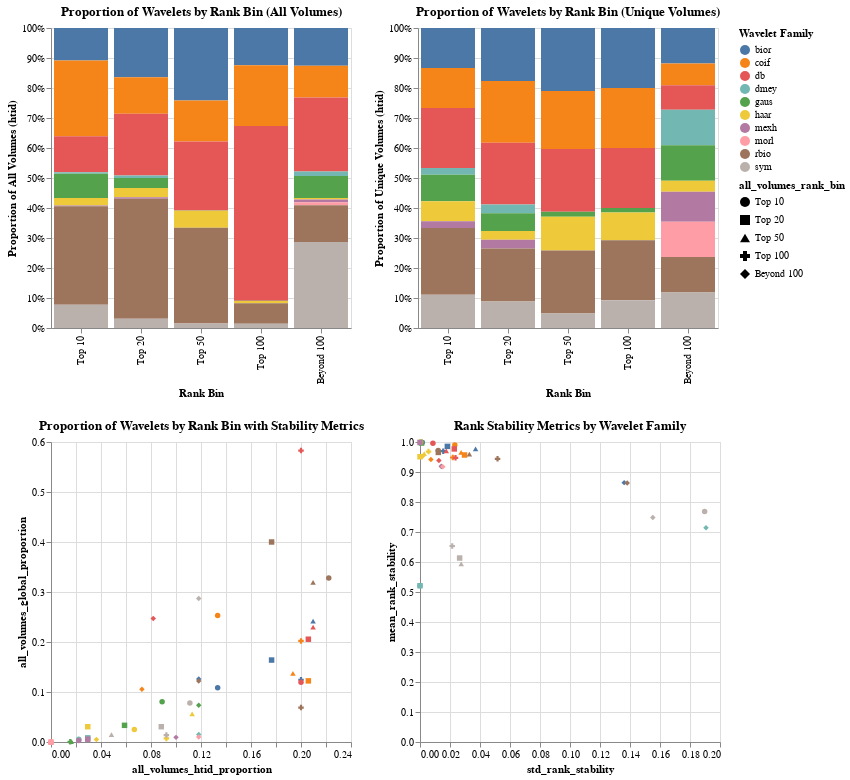

The notebook cell saved with this chart:
### Code cell
# Add rank bins to the data
combined_volume_df['all_volumes_rank_bin'] = pd.cut(
    combined_volume_df ['combined_final_wavelet_rank'],
    bins=[0, 10, 20, 50, 100, combined_volume_df ['combined_final_wavelet_rank'].max()],
    labels=['Top 10', 'Top 20', 'Top 50', 'Top 100', 'Beyond 100']
)

# Add unique htid count and stability metrics to the summary
final_rank_bin_summary = combined_volume_df .groupby(['wavelet_family', 'all_volumes_rank_bin']).agg(
    count=('combined_final_wavelet_rank', 'count'),
    unique_htid=('htid', 'nunique'),  # Count of unique volumes (htid)
    mean_rank_stability=('rank_stability', 'mean'),  # Mean rank stability
    std_rank_stability=('rank_stability', 'std')  # Standard deviation of rank stability
).reset_index()

final_rank_bin_summary[f'all_volumes_global_proportion'] = final_rank_bin_summary['count'] / final_rank_bin_summary.groupby(f'all_volumes_rank_bin')['count'].transform('sum')
final_rank_bin_summary[f'all_volumes_htid_proportion'] = final_rank_bin_summary['unique_htid'] / final_rank_bin_summary.groupby(f'all_volumes_rank_bin')['unique_htid'].transform('sum')

# Sort order for consistent visualization
sort_order = ['Top 10', 'Top 20', 'Top 50', 'Top 100', 'Beyond 100']

selection = alt.selection_multi(fields=['wavelet_family'], bind='legend')
# Create a bar chart to include rank stability metrics
global_chart = alt.Chart(final_rank_bin_summary).mark_bar().encode(
    x=alt.X('all_volumes_rank_bin:N', title='Rank Bin', sort=sort_order),
    y=alt.Y('all_volumes_global_proportion:Q', title='Proportion of All Volumes (htid)', stack='normalize'),
    color=alt.Color('wavelet_family:N', title='Wavelet Family', scale=alt.Scale(scheme='tableau10')),
    tooltip=[
        'wavelet_family',
        'all_volumes_rank_bin',
        'count',
        'all_volumes_global_proportion',
        'unique_htid',
        'all_volumes_htid_proportion',
        'mean_rank_stability',
        'std_rank_stability'
    ],
	opacity=alt.condition(selection, alt.value(1), alt.value(0.2))
).add_params(selection).properties(
    title='Proportion of Wavelets by Rank Bin (All Volumes)',
    width=300,
    height=300
)

htid_chart = alt.Chart(final_rank_bin_summary).mark_bar().encode(
    x=alt.X('all_volumes_rank_bin:N', title='Rank Bin', sort=sort_order),
    y=alt.Y('all_volumes_htid_proportion:Q', title='Proportion of Unique Volumes (htid)', stack='normalize'),
    color=alt.Color('wavelet_family:N', title='Wavelet Family', scale=alt.Scale(scheme='tableau10')),
    tooltip=[
        'wavelet_family',
        'all_volumes_rank_bin',
        'count',
        'all_volumes_global_proportion',
        'unique_htid',
        'all_volumes_htid_proportion',
        'mean_rank_stability',
        'std_rank_stability'
    ],
	opacity=alt.condition(selection, alt.value(1), alt.value(0.2))
).add_params(selection).properties(
    title='Proportion of Wavelets by Rank Bin (Unique Volumes)',
    width=300,
    height=300
)

# Scatter plot for rank stability metrics
htid_global_chart = alt.Chart(final_rank_bin_summary).mark_point(filled=True).encode(
    x='all_volumes_htid_proportion:Q',
    y='all_volumes_global_proportion:Q',
    color='wavelet_family:N',
    tooltip=[
        'wavelet_family', 
        'all_volumes_rank_bin', 
        'count', 
        'all_volumes_global_proportion', 
        'unique_htid', 
        'all_volumes_htid_proportion', 
        'mean_rank_stability', 
        'std_rank_stability'
    ],
    shape=alt.Shape('all_volumes_rank_bin:N', sort=sort_order),
	opacity=alt.condition(selection, alt.value(1), alt.value(0.2))
).add_params(selection).properties(
    title='Proportion of Wavelets by Rank Bin with Stability Metrics',
    width=300,
    height=300
)

stability_chart = alt.Chart(final_rank_bin_summary).mark_point(filled=True).encode(
	y='mean_rank_stability:Q',
	x='std_rank_stability:Q',
	color='wavelet_family:N',
	tooltip=[
		'wavelet_family', 
		'all_volumes_rank_bin',
		'count',
		'all_volumes_global_proportion',
		'unique_htid',
		'all_volumes_htid_proportion',
		'mean_rank_stability',
		'std_rank_stability'
	],
	opacity=alt.condition(selection, alt.value(1), alt.value(0.2)),
	shape=alt.Shape('all_volumes_rank_bin:N', sort=sort_order)
).add_params(selection).properties(
	title='Rank Stability Metrics by Wavelet Family',
	width=300,
	height=300
)

# Combine charts
alt.vconcat(alt.hconcat(global_chart, htid_chart), alt.hconcat(htid_global_chart, stability_chart))

### Figure 1 — Vega-Lite specification as saved in the notebook (floating-point values rounded to 4 significant figures)
{"config": {"view": {"continuousWidth": 300, "continuousHeight": 300}}, "vconcat": [{"hconcat": [{"mark": {"type": "bar"}, "encoding": {"color": {"field": "wavelet_family", "scale": {"scheme": "tableau10"}, "title": "Wavelet Family", "type": "nominal"}, "opacity": {"condition": {"param": "param_5", "value": 1}, "value": 0.2}, "tooltip": [{"field": "wavelet_family", "type": "nominal"}, {"field": "all_volumes_rank_bin", "type": "ordinal"}, {"field": "count", "type": "quantitative"}, {"field": "all_volumes_global_proportion", "type": "quantitative"}, {"field": "unique_htid", "type": "quantitative"}, {"field": "all_volumes_htid_proportion", "type": "quantitative"}, {"field": "mean_rank_stability", "type": "quantitative"}, {"field": "std_rank_stability", "type": "quantitative"}], "x": {"field": "all_volumes_rank_bin", "sort": ["Top 10", "Top 20", "Top 50", "Top 100", "Beyond 100"], "title": "Rank Bin", "type": "nominal"}, "y": {"field": "all_volumes_global_proportion", "stack": "normalize", "title": "Proportion of All Volumes (htid)", "type": "quantitative"}}, "height": 300, "name": "view_9", "title": "Proportion of Wavelets by Rank Bin (All Volumes)", "width": 300}, {"mark": {"type": "bar"}, "encoding": {"color": {"field": "wavelet_family", "scale": {"scheme": "tableau10"}, "title": "Wavelet Family", "type": "nominal"}, "opacity": {"condition": {"param": "param_5", "value": 1}, "value": 0.2}, "tooltip": [{"field": "wavelet_family", "type": "nominal"}, {"field": "all_volumes_rank_bin", "type": "ordinal"}, {"field": "count", "type": "quantitative"}, {"field": "all_volumes_global_proportion", "type": "quantitative"}, {"field": "unique_htid", "type": "quantitative"}, {"field": "all_volumes_htid_proportion", "type": "quantitative"}, {"field": "mean_rank_stability", "type": "quantitative"}, {"field": "std_rank_stability", "type": "quantitative"}], "x": {"field": "all_volumes_rank_bin", "sort": ["Top 10", "Top 20", "Top 50", "Top 100", "Beyond 100"], "title": "Rank Bin", "type": "nominal"}, "y": {"field": "all_volumes_htid_proportion", "stack": "normalize", "title": "Proportion of Unique Volumes (htid)", "type": "quantitative"}}, "height": 300, "name": "view_10", "title": "Proportion of Wavelets by Rank Bin (Unique Volumes)", "width": 300}]}, {"hconcat": [{"mark": {"type": "point", "filled": true}, "encoding": {"color": {"field": "wavelet_family", "type": "nominal"}, "opacity": {"condition": {"param": "param_5", "value": 1}, "value": 0.2}, "shape": {"field": "all_volumes_rank_bin", "sort": ["Top 10", "Top 20", "Top 50", "Top 100", "Beyond 100"], "type": "nominal"}, "tooltip": [{"field": "wavelet_family", "type": "nominal"}, {"field": "all_volumes_rank_bin", "type": "ordinal"}, {"field": "count", "type": "quantitative"}, {"field": "all_volumes_global_proportion", "type": "quantitative"}, {"field": "unique_htid", "type": "quantitative"}, {"field": "all_volumes_htid_proportion", "type": "quantitative"}, {"field": "mean_rank_stability", "type": "quantitative"}, {"field": "std_rank_stability", "type": "quantitative"}], "x": {"field": "all_volumes_htid_proportion", "type": "quantitative"}, "y": {"field": "all_volumes_global_proportion", "type": "quantitative"}}, "height": 300, "name": "view_11", "title": "Proportion of Wavelets by Rank Bin with Stability Metrics", "width": 300}, {"mark": {"type": "point", "filled": true}, "encoding": {"color": {"field": "wavelet_family", "type": "nominal"}, "opacity": {"condition": {"param": "param_5", "value": 1}, "value": 0.2}, "shape": {"field": "all_volumes_rank_bin", "sort": ["Top 10", "Top 20", "Top 50", "Top 100", "Beyond 100"], "type": "nominal"}, "tooltip": [{"field": "wavelet_family", "type": "nominal"}, {"field": "all_volumes_rank_bin", "type": "ordinal"}, {"field": "count", "type": "quantitative"}, {"field": "all_volumes_global_proportion", "type": "quantitative"}, {"field": "unique_htid", "type": "quantitative"}, {"field": "all_volumes_htid_proportion", "type": "quantitative"}, {"field": "mean_rank_stability", "type": "quantitative"}, {"field": "std_rank_stability", "type": "quantitative"}], "x": {"field": "std_rank_stability", "type": "quantitative"}, "y": {"field": "mean_rank_stability", "type": "quantitative"}}, "height": 300, "name": "view_12", "title": "Rank Stability Metrics by Wavelet Family", "width": 300}]}], "data": {"name": "data-943377e094577d3cb6441935c5cd6f70"}, "params": [{"name": "param_5", "select": {"type": "point", "fields": ["wavelet_family"]}, "bind": "legend", "views": ["view_9", "view_10", "view_11", "view_12"]}], "$schema": "https://vega.github.io/schema/vega-lite/v5.8.0.json", "datasets": {"data-943377e094577d3cb6441935c5cd6f70": [{"wavelet_family": "bior", "all_volumes_rank_bin": "Top 10", "count": 39, "unique_htid": 6, "mean_rank_stability": 0.9987, "std_rank_stability": 0.001512, "all_volumes_global_proportion": 0.1083, "all_volumes_htid_proportion": 0.1333}, {"wavelet_family": "bior", "all_volumes_rank_bin": "Top 20", "count": 59, "unique_htid": 6, "mean_rank_stability": 0.9854, "std_rank_stability": 0.01823, "all_volumes_global_proportion": 0.1639, "all_volumes_htid_proportion": 0.1765}, {"wavelet_family": "bior", "all_volumes_rank_bin": "Top 50", "count": 261, "unique_htid": 13, "mean_rank_stability": 0.9768, "std_rank_stability": 0.03704, "all_volumes_global_proportion": 0.2417, "all_volumes_htid_proportion": 0.2097}, {"wavelet_family": "bior", "all_volumes_rank_bin": "Top 100", "count": 224, "unique_htid": 13, "mean_rank_stability": 0.9693, "std_rank_stability": 0.01549, "all_volumes_global_proportion": 0.1244, "all_volumes_htid_proportion": 0.2}, {"wavelet_family": "bior", "all_volumes_rank_bin": "Beyond 100", "count": 448, "unique_htid": 13, "mean_rank_stability": 0.8646, "std_rank_stability": 0.1361, "all_volumes_global_proportion": 0.1258, "all_volumes_htid_proportion": 0.1182}, {"wavelet_family": "coif", "all_volumes_rank_bin": "Top 10", "count": 91, "unique_htid": 6, "mean_rank_stability": 0.99, "std_rank_stability": 0.02322, "all_volumes_global_proportion": 0.2528, "all_volumes_htid_proportion": 0.1333}, {"wavelet_family": "coif", "all_volumes_rank_bin": "Top 20", "count": 44, "unique_htid": 7, "mean_rank_stability": 0.9567, "std_rank_stability": 0.02967, "all_volumes_global_proportion": 0.1222, "all_volumes_htid_proportion": 0.2059}, {"wavelet_family": "coif", "all_volumes_rank_bin": "Top 50", "count": 148, "unique_htid": 12, "mean_rank_stability": 0.9651, "std_rank_stability": 0.02742, "all_volumes_global_proportion": 0.137, "all_volumes_htid_proportion": 0.1935}, {"wavelet_family": "coif", "all_volumes_rank_bin": "Top 100", "count": 364, "unique_htid": 13, "mean_rank_stability": 0.9484, "std_rank_stability": 0.02183, "all_volumes_global_proportion": 0.2022, "all_volumes_htid_proportion": 0.2}, {"wavelet_family": "coif", "all_volumes_rank_bin": "Beyond 100", "count": 376, "unique_htid": 8, "mean_rank_stability": 0.9419, "std_rank_stability": 0.007265, "all_volumes_global_proportion": 0.1056, "all_volumes_htid_proportion": 0.07273}, {"wavelet_family": "db", "all_volumes_rank_bin": "Top 10", "count": 43, "unique_htid": 9, "mean_rank_stability": 0.996, "std_rank_stability": 0.00861, "all_volumes_global_proportion": 0.1194, "all_volumes_htid_proportion": 0.2}, {"wavelet_family": "db", "all_volumes_rank_bin": "Top 20", "count": 74, "unique_htid": 7, "mean_rank_stability": 0.9769, "std_rank_stability": 0.02286, "all_volumes_global_proportion": 0.2056, "all_volumes_htid_proportion": 0.2059}, {"wavelet_family": "db", "all_volumes_rank_bin": "Top 50", "count": 248, "unique_htid": 13, "mean_rank_stability": 0.9706, "std_rank_stability": 0.01751, "all_volumes_global_proportion": 0.2296, "all_volumes_htid_proportion": 0.2097}, {"wavelet_family": "db", "all_volumes_rank_bin": "Top 100", "count": 1049, "unique_htid": 13, "mean_rank_stability": 0.9472, "std_rank_stability": 0.02367, "all_volumes_global_proportion": 0.5828, "all_volumes_htid_proportion": 0.2}, {"wavelet_family": "db", "all_volumes_rank_bin": "Beyond 100", "count": 879, "unique_htid": 9, "mean_rank_stability": 0.9381, "std_rank_stability": 0.01259, "all_volumes_global_proportion": 0.2469, "all_volumes_htid_proportion": 0.08182}, {"wavelet_family": "dmey", "all_volumes_rank_bin": "Top 10", "count": 2, "unique_htid": 1, "mean_rank_stability": 0.5207, "std_rank_stability": 0.0, "all_volumes_global_proportion": 0.005556, "all_volumes_htid_proportion": 0.02222}, {"wavelet_family": "dmey", "all_volumes_rank_bin": "Top 20", "count": 3, "unique_htid": 1, "mean_rank_stability": 0.5209, "std_rank_stability": 0.0, "all_volumes_global_proportion": 0.008333, "all_volumes_htid_proportion": 0.02941}, {"wavelet_family": "dmey", "all_volumes_rank_bin": "Top 50", "count": 0, "unique_htid": 0, "mean_rank_stability": null, "std_rank_stability": null, "all_volumes_global_proportion": 0.0, "all_volumes_htid_proportion": 0.0}, {"wavelet_family": "dmey", "all_volumes_rank_bin": "Top 100", "count": 0, "unique_htid": 0, "mean_rank_stability": null, "std_rank_stability": null, "all_volumes_global_proportion": 0.0, "all_volumes_htid_proportion": 0.0}, {"wavelet_family": "dmey", "all_volumes_rank_bin": "Beyond 100", "count": 53, "unique_htid": 13, "mean_rank_stability": 0.7142, "std_rank_stability": 0.1907, "all_volumes_global_proportion": 0.01489, "all_volumes_htid_proportion": 0.1182}, {"wavelet_family": "gaus", "all_volumes_rank_bin": "Top 10", "count": 29, "unique_htid": 4, "mean_rank_stability": 0.9998, "std_rank_stability": 0.0006407, "all_volumes_global_proportion": 0.08056, "all_volumes_htid_proportion": 0.08889}, {"wavelet_family": "gaus", "all_volumes_rank_bin": "Top 20", "count": 12, "unique_htid": 2, "mean_rank_stability": 0.9966, "std_rank_stability": 0.001041, "all_volumes_global_proportion": 0.03333, "all_volumes_htid_proportion": 0.05882}, {"wavelet_family": "gaus", "all_volumes_rank_bin": "Top 50", "count": 1, "unique_htid": 1, "mean_rank_stability": 0.9918, "std_rank_stability": null, "all_volumes_global_proportion": 0.0009259, "all_volumes_htid_proportion": 0.01613}, {"wavelet_family": "gaus", "all_volumes_rank_bin": "Top 100", "count": 1, "unique_htid": 1, "mean_rank_stability": 0.9817, "std_rank_stability": null, "all_volumes_global_proportion": 0.0005556, "all_volumes_htid_proportion": 0.01538}, {"wavelet_family": "gaus", "all_volumes_rank_bin": "Beyond 100", "count": 262, "unique_htid": 13, "mean_rank_stability": 0.9179, "std_rank_stability": 0.01439, "all_volumes_global_proportion": 0.0736, "all_volumes_htid_proportion": 0.1182}, {"wavelet_family": "haar", "all_volumes_rank_bin": "Top 10", "count": 9, "unique_htid": 3, "mean_rank_stability": 0.9996, "std_rank_stability": 0.0003669, "all_volumes_global_proportion": 0.025, "all_volumes_htid_proportion": 0.06667}, {"wavelet_family": "haar", "all_volumes_rank_bin": "Top 20", "count": 11, "unique_htid": 1, "mean_rank_stability": 0.9508, "std_rank_stability": 0.0, "all_volumes_global_proportion": 0.03056, "all_volumes_htid_proportion": 0.02941}, {"wavelet_family": "haar", "all_volumes_rank_bin": "Top 50", "count": 61, "unique_htid": 7, "mean_rank_stability": 0.9615, "std_rank_stability": 0.002816, "all_volumes_global_proportion": 0.05648, "all_volumes_htid_proportion": 0.1129}, {"wavelet_family": "haar", "all_volumes_rank_bin": "Top 100", "count": 13, "unique_htid": 6, "mean_rank_stability": 0.968, "std_rank_stability": 0.005673, "all_volumes_global_proportion": 0.007222, "all_volumes_htid_proportion": 0.09231}, {"wavelet_family": "haar", "all_volumes_rank_bin": "Beyond 100", "count": 17, "unique_htid": 4, "mean_rank_stability": 0.9527, "std_rank_stability": 0.001763, "all_volumes_global_proportion": 0.004775, "all_volumes_htid_proportion": 0.03636}, {"wavelet_family": "mexh", "all_volumes_rank_bin": "Top 10", "count": 1, "unique_htid": 1, "mean_rank_stability": 0.9962, "std_rank_stability": null, "all_volumes_global_proportion": 0.002778, "all_volumes_htid_proportion": 0.02222}, {"wavelet_family": "mexh", "all_volumes_rank_bin": "Top 20", "count": 2, "unique_htid": 1, "mean_rank_stability": 0.9984, "std_rank_stability": 0.0, "all_volumes_global_proportion": 0.005556, "all_volumes_htid_proportion": 0.02941}, {"wavelet_family": "mexh", "all_volumes_rank_bin": "Top 50", "count": 0, "unique_htid": 0, "mean_rank_stability": null, "std_rank_stability": null, "all_volumes_global_proportion": 0.0, "all_volumes_htid_proportion": 0.0}, {"wavelet_family": "mexh", "all_volumes_rank_bin": "Top 100", "count": 0, "unique_htid": 0, "mean_rank_stability": null, "std_rank_stability": null, "all_volumes_global_proportion": 0.0, "all_volumes_htid_proportion": 0.0}, {"wavelet_family": "mexh", "all_volumes_rank_bin": "Beyond 100", "count": 33, "unique_htid": 11, "mean_rank_stability": 0.9193, "std_rank_stability": 0.01418, "all_volumes_global_proportion": 0.00927, "all_volumes_htid_proportion": 0.1}, {"wavelet_family": "morl", "all_volumes_rank_bin": "Top 10", "count": 0, "unique_htid": 0, "mean_rank_stability": null, "std_rank_stability": null, "all_volumes_global_proportion": 0.0, "all_volumes_htid_proportion": 0.0}, {"wavelet_family": "morl", "all_volumes_rank_bin": "Top 20", "count": 0, "unique_htid": 0, "mean_rank_stability": null, "std_rank_stability": null, "all_volumes_global_proportion": 0.0, "all_volumes_htid_proportion": 0.0}, {"wavelet_family": "morl", "all_volumes_rank_bin": "Top 50", "count": 0, "unique_htid": 0, "mean_rank_stability": null, "std_rank_stability": null, "all_volumes_global_proportion": 0.0, "all_volumes_htid_proportion": 0.0}, {"wavelet_family": "morl", "all_volumes_rank_bin": "Top 100", "count": 0, "unique_htid": 0, "mean_rank_stability": null, "std_rank_stability": null, "all_volumes_global_proportion": 0.0, "all_volumes_htid_proportion": 0.0}, {"wavelet_family": "morl", "all_volumes_rank_bin": "Beyond 100", "count": 36, "unique_htid": 13, "mean_rank_stability": 0.9172, "std_rank_stability": 0.0152, "all_volumes_global_proportion": 0.01011, "all_volumes_htid_proportion": 0.1182}, {"wavelet_family": "rbio", "all_volumes_rank_bin": "Top 10", "count": 118, "unique_htid": 10, "mean_rank_stability": 0.972, "std_rank_stability": 0.01213, "all_volumes_global_proportion": 0.3278, "all_volumes_htid_proportion": 0.2222}, {"wavelet_family": "rbio", "all_volumes_rank_bin": "Top 20", "count": 144, "unique_htid": 6, "mean_rank_stability": 0.9653, "std_rank_stability": 0.01223, "all_volumes_global_proportion": 0.4, "all_volumes_htid_proportion": 0.1765}, {"wavelet_family": "rbio", "all_volumes_rank_bin": "Top 50", "count": 345, "unique_htid": 13, "mean_rank_stability": 0.9598, "std_rank_stability": 0.03291, "all_volumes_global_proportion": 0.3194, "all_volumes_htid_proportion": 0.2097}, {"wavelet_family": "rbio", "all_volumes_rank_bin": "Top 100", "count": 124, "unique_htid": 13, "mean_rank_stability": 0.9439, "std_rank_stability": 0.05169, "all_volumes_global_proportion": 0.06889, "all_volumes_htid_proportion": 0.2}, {"wavelet_family": "rbio", "all_volumes_rank_bin": "Beyond 100", "count": 434, "unique_htid": 13, "mean_rank_stability": 0.8631, "std_rank_stability": 0.1381, "all_volumes_global_proportion": 0.1219, "all_volumes_htid_proportion": 0.1182}, {"wavelet_family": "sym", "all_volumes_rank_bin": "Top 10", "count": 28, "unique_htid": 5, "mean_rank_stability": 0.768, "std_rank_stability": 0.1898, "all_volumes_global_proportion": 0.07778, "all_volumes_htid_proportion": 0.1111}, {"wavelet_family": "sym", "all_volumes_rank_bin": "Top 20", "count": 11, "unique_htid": 3, "mean_rank_stability": 0.6132, "std_rank_stability": 0.02642, "all_volumes_global_proportion": 0.03056, "all_volumes_htid_proportion": 0.08824}, {"wavelet_family": "sym", "all_volumes_rank_bin": "Top 50", "count": 16, "unique_htid": 3, "mean_rank_stability": 0.5941, "std_rank_stability": 0.02747, "all_volumes_global_proportion": 0.01481, "all_volumes_htid_proportion": 0.04839}, {"wavelet_family": "sym", "all_volumes_rank_bin": "Top 100", "count": 25, "unique_htid": 6, "mean_rank_stability": 0.6533, "std_rank_stability": 0.02148, "all_volumes_global_proportion": 0.01389, "all_volumes_htid_proportion": 0.09231}, {"wavelet_family": "sym", "all_volumes_rank_bin": "Beyond 100", "count": 1022, "unique_htid": 13, "mean_rank_stability": 0.7482, "std_rank_stability": 0.1552, "all_volumes_global_proportion": 0.2871, "all_volumes_htid_proportion": 0.1182}]}}
